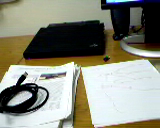
//> input picture ch16/example_16-01-imgA.png, 160 x 128 px
$ ./example_16_1 example_16-01-imgA.png example_16-01-imgB.png   (built with g++ and OpenCV 4)
//> lines starting //> are read from the running program, lines starting //| are printed output that depends on the picture
// Pyramid L-K optical flow example
//
#include <opencv2/opencv.hpp>
#include <opencv2/core/core.hpp>
#include <opencv2/highgui/highgui.hpp>
#include <iostream>

using namespace std;
using namespace cv;

static const int MAX_CORNERS = 1000;

void help(char** argv)
{
	cout << "Call: " << argv[0] << "[image1] [image2]" << endl;
	cout << "Demonstrates Pyramid Lucas-Kanade optical flow." << endl;
}

int main(int argc, char** argv)
{
	if (argc != 3)
	{
		help(argv);
		exit(-1);
	}

	// Initialize, load two images from the file system, and
	// allocate the images and other structures we will need
	// for results.
	//
	Mat imgA =  imread(argv[1], CV_LOAD_IMAGE_GRAYSCALE);
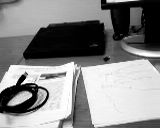
//> imgA: 128 rows x 160 cols, CV_8UC1; min 0, max 255, mean 135.7
	Mat imgB =  imread(argv[2], CV_LOAD_IMAGE_GRAYSCALE);
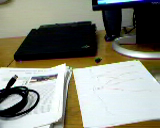
//> input picture ch16/example_16-01-imgB.png, 160 x 128 px
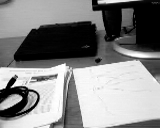
//> imgB: 128 rows x 160 cols, CV_8UC1; min 0, max 255, mean 133.6
	Size img_size = imgA.size();
//> img_size = Size(160, 128)
	int win_size = 10;
	Mat imgC = imread(argv[2], CV_LOAD_IMAGE_UNCHANGED);
//> imgC is the input picture: 128 rows x 160 cols, CV_8UC3; mean B, G, R 123.6, 136, 134.3

	// The first thing we need to do is get the features we want to track.
	//
	vector< Point2f> cornersA, cornersB;
	const int MAX_CORNERS = 500;
	goodFeaturesToTrack(
		imgA,
		cornersA,
		MAX_CORNERS,
		0.01,
		5,
		noArray(),
		3,
		false,
		0.04
	);
//> cornersA = 127 Points (x, y), first 12: [21, 84], [39, 89], [8, 104], [65, 72], [15, 84], [107, 1], [25, 72], [73, 62], [31, 94], [109, 10], [41, 76], [46, 78]
	 cornerSubPix(
		imgA,
		cornersA,
		Size(win_size, win_size),
		Size(-1, -1),
		TermCriteria(
			TermCriteria::MAX_ITER | TermCriteria::EPS,
			20,
			0.03
		)
	);
//> cornersA = 127 Points (x, y), first 12: [16.27, 85.97], [39, 89], [3.83, 111.1], [65, 72], [16.27, 85.97], [103.6, 5.4], [26.88, 66.89], [75.23, 61.44], [31, 94], [103.6, 5.4], [41, 76], [46, 78]

	// Call the lucas Kanade algorithm
	//
	vector<uchar> features_found;
	calcOpticalFlowPyrLK(
		imgA,
		imgB,
		cornersA,
		cornersB,
		features_found,
		noArray(),
		Size(win_size * 2 + 1, win_size * 2 + 1),
		5,
		TermCriteria(
			TermCriteria::MAX_ITER | TermCriteria::EPS,
			20,
			0.3
		)
	);
//> cornersB = 127 Points (x, y), first 12: [6.14, 88.91], [29.51, 91.93], [-11.16, 115.4], [56.28, 74.02], [6.14, 88.91], [94.96, 6.44], [16.96, 69.34], [66.69, 63.15], [21.39, 97.16], [94.96, 6.44], [31.33, 78.62], [36.43, 80.56]; features_found = 127 values, max 1 at index 0, min 0 at index 2, mean 0.945

	// Now make some image of what we are looking at:
	// Note that if you want to track cornersB further, i.e.
	// pass them as input to tne next calcOpticalFlowPyrLK,
	// you would need to "compress" the vectors, i.e., exclude point for which
	// features_found[i] == false.
	for (int i = 0; i < (int)cornersA.size(); i++)
	{
		if (!features_found[i])
			continue;
		//line(imgC, cornersA[i], cornersB[i], Scalar(0, 255, 0), 2, CV_AA);
		line(imgC, cornersA[i], cornersB[i], Scalar(0, 255, 0), 2, LINE_AA);
	}
//> this loop made 127 passes
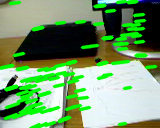
//> imgC: 128 rows x 160 cols, CV_8UC3; mean B, G, R 106.2, 154.4, 115.6
	imshow("ImageA", imgA);
	imshow("ImageB", imgB);
	imshow("LK Optical Flow Example", imgC);
	waitKey(0);

	return 0;
}
